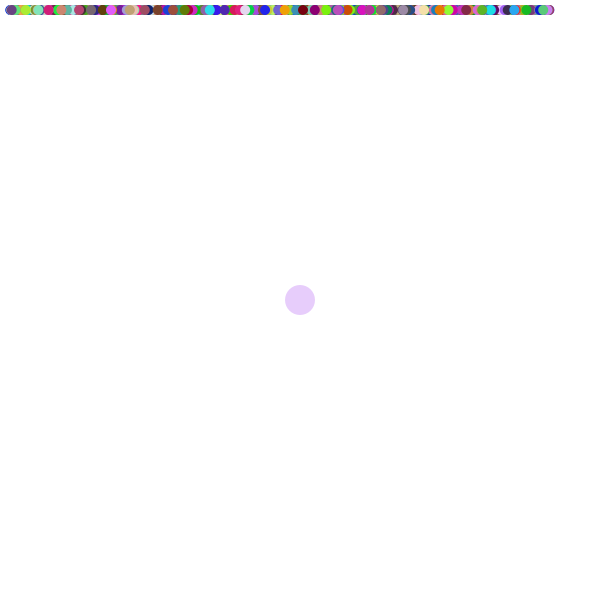
Frame 1 (no input)
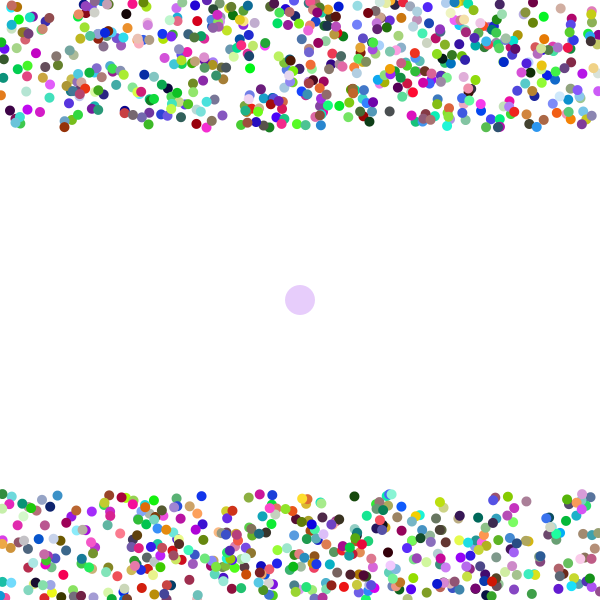
Frame 60 (the mouse pressed at the canvas centre just before this capture)
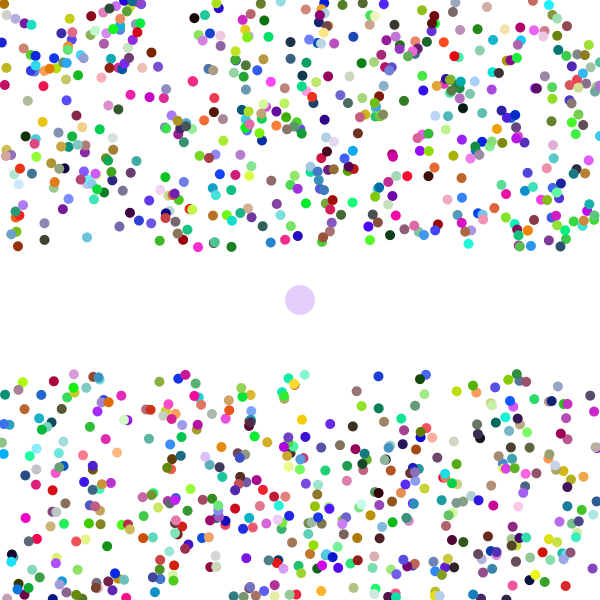
Frame 120 (the mouse held since frame 60 and released just before this capture)

The Processing sketch that drew these frames (run headless with seeded random() and noise(); from frame 60 on, the mouse is pressed at the canvas centre):

// Processing sketch: mainTwo
// ── mainTwo.pde
Ball[] balls;
int count = 1000;

int frate = 90;

cir cir = new cir(300, 300, 30);
float cirVel = 5;
float incVel = 0.27;
boolean moveL = false;
boolean moveR = false;
boolean moveU = false;
boolean moveD = false;

boolean win = false;
boolean check = true;
float time;
int score = 0;

void setup() {
	frameRate(frate);
	size(600,600);
	noStroke();
	smooth();
	
	balls = new Ball[count];
	
	for (int i = 0; i < count; i++) {
		balls[i] = new Ball(random(10,550), 10);
	}
		
}

void draw() {
	background(255);
	
	for (int i = 0; i < count; i++) {
		balls[i].display();
		balls[i].check();
	}

	// added
    cir.display();

	for(int j = 0; j < count; j++){
		win = true; 
		if (balls[j].show){
			win = false;
			break;
		}
	}

	if(win){
		if(check){
			time = frameCount/float(frate);
			check = false;
		}
		println(time);
		
	}
}

void keyPressed() {
	if (key == 'w'){
		moveU = true;
	}else if (key == 's'){
		moveD = true;
	}
	if (key == 'a'){
		moveL = true;
	}else if(key == 'd'){
		moveR = true;
	}
}

void keyReleased() {
	if (key == 'w'){
		moveU = false;
	}else if (key == 's'){
		moveD = false;
	}
	if (key == 'a'){
		moveL = false;
	}else if(key == 'd'){
		moveR = false;
	}
}
// ── Ball.pde

class Ball{
	float xpos;
	float ypos;
	float directionX = random( - 2,2);
	float directionY = random( - 2,2);
	color c1 = color(random(255), random(255), random(255));
	boolean show;
	
	Ball(float x, float y) {
		xpos = x;
		ypos = y;
		show = true;
	}
	
	void display() {
		if(show){
			fill(c1);
			ellipse(xpos, ypos, 10, 10);
			
			xpos += directionX;
			ypos += directionY;
			
			if (xpos > width) {
				xpos = 0; 
			} else if (xpos < 0) {
				xpos = width; 
			} else if (ypos > height) {
				ypos = 0; 
			} else if (ypos < 0) {
				ypos = height; 
			}
		}
	}

	void check(){
		if (dist(xpos, ypos, cir.xPos, cir.yPos) < 5 + cir.sqW/2 && show){
			cir.increase();
			score += 1;
			show = false;
			//println(score + " " + incVel  + " " + cir.sqW);
		}
	}
}
// ── sqr.pde
class cir{
	float xPos;
	float yPos;
	float sqW;
    color sqC = color(random(188,255), random(188,255), random(188,255));

	cir(float xPosInput, float yPosInput, float sqWInput) {
	    xPos = xPosInput;
	    yPos = yPosInput;
	    sqW = sqWInput;
	}
	
	void display() {
        fill(sqC);

        if(moveL){
			xPos -= cirVel;
		}
		if(moveR){
			xPos += cirVel;
		}
		if(moveU){
			yPos -= cirVel;
		}
		if(moveD){
			yPos += cirVel;
		}

		if (xPos > width) {
			xPos = 0; 
		} else if (xPos < 0) {
			xPos = width; 
		} else if (yPos > height) {
			yPos = 0; 
		} else if (yPos < 0) {
			yPos = height; 
		}
		

	    ellipse(xPos, yPos, sqW, sqW);
	}

	void increase(){
		sqW += incVel;
	}
}
